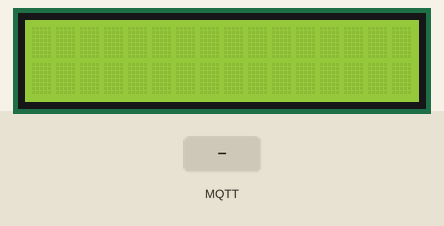
Recording of a program running on a simulated ESP32. Parts: 16×2 character LCD. Inputs (shaded band) come from the test bench. WiFi joins after 1.5 s; servers stay silent unless stated; no MQTT or app messages arrive unless stated; what the program prints to the serial monitor is not drawn.

Above: at 2.9 s.
3.0 s: MQTT message "1" arrives on the first subscribed topic
At 4.2 s:
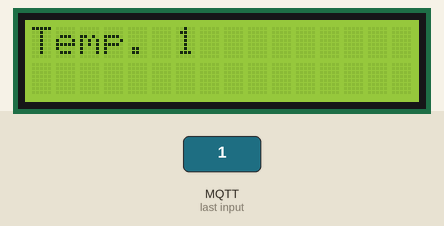
4.5 s: MQTT message "on" arrives on the first subscribed topic
At 5.4 s:
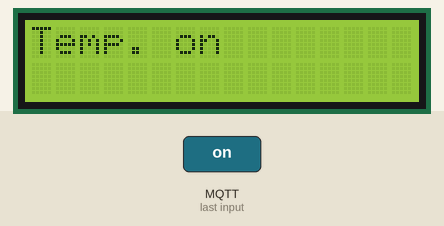
6.0 s: MQTT message "off" arrives on the first subscribed topic
At 6.6 s:
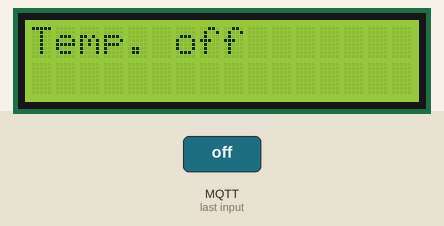
7.5 s: MQTT message "0" arrives on the first subscribed topic
At 8.7 s:
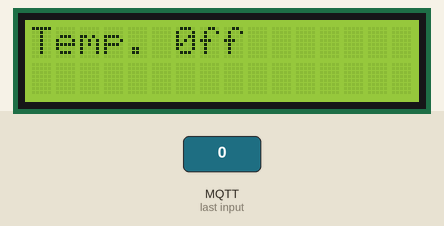
9.0 s: MQTT message "2" arrives on the second subscribed topic
At 10.0 s:
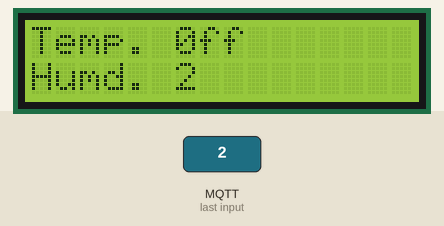
10.5 s: MQTT message "on" arrives on the second subscribed topic
At 11.2 s:
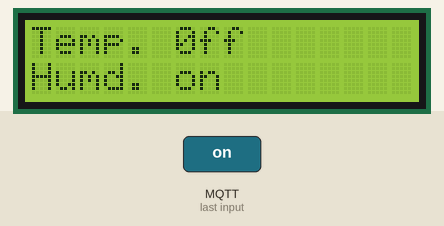
Timing chart, 0 to 13.0 s (numbered marks = the images above; inputs shaded):
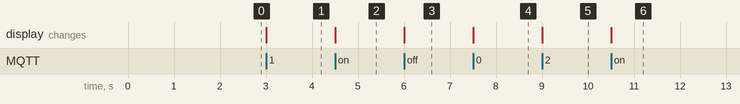

The program:

main.cpp
```cpp
#include <Arduino.h>

#include <WiFi.h>
#include <PubSubClient.h>
#include <Wire.h>
#include <LiquidCrystal_I2C.h>

#define TOPIC_TEMPERATURA "esp32/temperatura"
#define TOPIC_HUMEDAD "esp32/humedad"

// Información de WiFi y MQTT
const char* ssid = "XXXXXXXXXXXXXXXXXXX";
const char* password = "XXXXXXXXXXXXXXX";
const char* mqttServer = "XXXXXXXXXXXXX";
const int mqttPort = 1883;

//Protipado de funciones
void callback(char*, byte*, unsigned int);

// Inicializa el cliente WiFi y MQTT
WiFiClient espClient;
PubSubClient client(espClient);

// Inicializa la LCD con dirección I2C, columnas y filas
LiquidCrystal_I2C lcd(0x27, 16, 2);

void setup() {
  // Inicializa el LCD
  lcd.init();
  lcd.backlight();

  // Conexión WiFi
  Serial.begin(115200);
  WiFi.begin(ssid, password);

  // Conexión WiFi
   while (true) { // Bucle infinito
    if (WiFi.status() == WL_CONNECTED) {
      Serial.println("Conectado a WiFi!");
      break; // Sale del bucle cuando se conecta
    }
    Serial.print(".");
    delay(200);
   }


  // Conexión MQTT
  client.setServer(mqttServer, mqttPort);
  client.setCallback(callback);

  while (!client.connected()) {
    Serial.println("Conectando a MQTT...");

    if (client.connect("ESP32")) {
      Serial.println("Conectado");
    } else {
      Serial.print("Error de conexión: ");
      Serial.print(client.state());
      delay(2000);
    }
  }

  Serial.println("Suscripción a tópicos");
  // Se suscribe al tópico
  client.subscribe(TOPIC_TEMPERATURA);
  client.subscribe(TOPIC_HUMEDAD);
}

void callback(char* topic, byte* payload, unsigned int length) {
  String payloadStr = "";

  Serial.println("mensaje recibido");

  // Convierte los bytes del payload a String
  for (int i = 0; i < length; i++) {
    payloadStr += (char)payload[i];
  }

  Serial.println(payloadStr);

  // Actualiza el LCD con el mensaje recibido
  if(strstr(topic,TOPIC_TEMPERATURA))
  {
    lcd.setCursor(0, 0);
    lcd.print("Temp. ");
  }

  if(strstr(topic,TOPIC_HUMEDAD))
  {
    lcd.setCursor(0, 1);
    lcd.print("Humd. ");
  }

  lcd.print(payloadStr);
}

void loop() {
  client.loop();
}
```

Measured:
- after the input at 3.0 s, the display: changes at once (image 1)
- after the input at 4.5 s, the display: changes at once (image 2)
- after the input at 6.0 s, the display: changes at once (image 3)
- after the input at 7.5 s, the display: changes at once (image 4)
- after the input at 9.0 s, the display: changes at once (image 5)
- after the input at 10.5 s, the display: changes at once (image 6)
